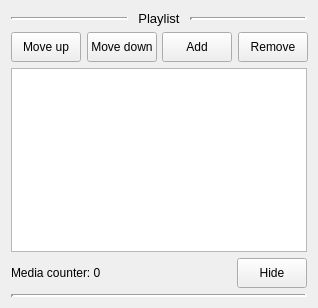
<?xml version="1.0" encoding="UTF-8"?>
<ui version="4.0">
 <class>PlaylistWidget</class>
 <widget class="QWidget" name="PlaylistWidget">
  <property name="geometry">
   <rect>
    <x>0</x>
    <y>0</y>
    <width>318</width>
    <height>308</height>
   </rect>
  </property>
  <property name="minimumSize">
   <size>
    <width>316</width>
    <height>0</height>
   </size>
  </property>
  <property name="maximumSize">
   <size>
    <width>318</width>
    <height>16777215</height>
   </size>
  </property>
  <property name="windowTitle">
   <string>Playlist</string>
  </property>
  <layout class="QVBoxLayout" name="verticalLayout">
   <item>
    <layout class="QHBoxLayout" name="horizontalLayout_3">
     <item>
      <widget class="Line" name="line_3">
       <property name="lineWidth">
        <number>2</number>
       </property>
       <property name="orientation">
        <enum>Qt::Horizontal</enum>
       </property>
      </widget>
     </item>
     <item>
      <widget class="QLabel" name="lblPlaylist">
       <property name="minimumSize">
        <size>
         <width>50</width>
         <height>0</height>
        </size>
       </property>
       <property name="maximumSize">
        <size>
         <width>50</width>
         <height>16777215</height>
        </size>
       </property>
       <property name="font">
        <font>
         <pointsize>10</pointsize>
        </font>
       </property>
       <property name="text">
        <string>Playlist</string>
       </property>
       <property name="alignment">
        <set>Qt::AlignCenter</set>
       </property>
      </widget>
     </item>
     <item>
      <widget class="Line" name="line_2">
       <property name="lineWidth">
        <number>3</number>
       </property>
       <property name="orientation">
        <enum>Qt::Horizontal</enum>
       </property>
      </widget>
     </item>
    </layout>
   </item>
   <item>
    <layout class="QHBoxLayout" name="horizontalLayout">
     <item>
      <widget class="QPushButton" name="btnMoveUp">
       <property name="minimumSize">
        <size>
         <width>70</width>
         <height>30</height>
        </size>
       </property>
       <property name="maximumSize">
        <size>
         <width>70</width>
         <height>30</height>
        </size>
       </property>
       <property name="focusPolicy">
        <enum>Qt::NoFocus</enum>
       </property>
       <property name="text">
        <string>Move up</string>
       </property>
      </widget>
     </item>
     <item>
      <widget class="QPushButton" name="btnMoveDown">
       <property name="minimumSize">
        <size>
         <width>70</width>
         <height>30</height>
        </size>
       </property>
       <property name="maximumSize">
        <size>
         <width>70</width>
         <height>30</height>
        </size>
       </property>
       <property name="focusPolicy">
        <enum>Qt::NoFocus</enum>
       </property>
       <property name="text">
        <string>Move down</string>
       </property>
      </widget>
     </item>
     <item>
      <widget class="QPushButton" name="btnAdd">
       <property name="minimumSize">
        <size>
         <width>70</width>
         <height>30</height>
        </size>
       </property>
       <property name="maximumSize">
        <size>
         <width>70</width>
         <height>30</height>
        </size>
       </property>
       <property name="focusPolicy">
        <enum>Qt::NoFocus</enum>
       </property>
       <property name="text">
        <string>Add</string>
       </property>
      </widget>
     </item>
     <item>
      <widget class="QPushButton" name="btnRemove">
       <property name="minimumSize">
        <size>
         <width>70</width>
         <height>30</height>
        </size>
       </property>
       <property name="maximumSize">
        <size>
         <width>70</width>
         <height>30</height>
        </size>
       </property>
       <property name="focusPolicy">
        <enum>Qt::NoFocus</enum>
       </property>
       <property name="text">
        <string>Remove</string>
       </property>
      </widget>
     </item>
    </layout>
   </item>
   <item>
    <widget class="QListWidget" name="listPlaylist">
     <property name="focusPolicy">
      <enum>Qt::NoFocus</enum>
     </property>
     <property name="alternatingRowColors">
      <bool>true</bool>
     </property>
     <property name="selectionMode">
      <enum>QAbstractItemView::ExtendedSelection</enum>
     </property>
    </widget>
   </item>
   <item>
    <layout class="QHBoxLayout" name="horizontalLayout_2">
     <item>
      <widget class="QLabel" name="lblItemCounter">
       <property name="text">
        <string>Media counter: 0</string>
       </property>
      </widget>
     </item>
     <item>
      <spacer name="horizontalSpacer">
       <property name="orientation">
        <enum>Qt::Horizontal</enum>
       </property>
       <property name="sizeHint" stdset="0">
        <size>
         <width>40</width>
         <height>20</height>
        </size>
       </property>
      </spacer>
     </item>
     <item>
      <widget class="QPushButton" name="btnClose">
       <property name="minimumSize">
        <size>
         <width>70</width>
         <height>30</height>
        </size>
       </property>
       <property name="maximumSize">
        <size>
         <width>70</width>
         <height>30</height>
        </size>
       </property>
       <property name="focusPolicy">
        <enum>Qt::NoFocus</enum>
       </property>
       <property name="text">
        <string>Hide</string>
       </property>
      </widget>
     </item>
    </layout>
   </item>
   <item>
    <widget class="Line" name="line_4">
     <property name="lineWidth">
      <number>3</number>
     </property>
     <property name="orientation">
      <enum>Qt::Horizontal</enum>
     </property>
    </widget>
   </item>
  </layout>
 </widget>
 <resources/>
 <connections/>
</ui>
